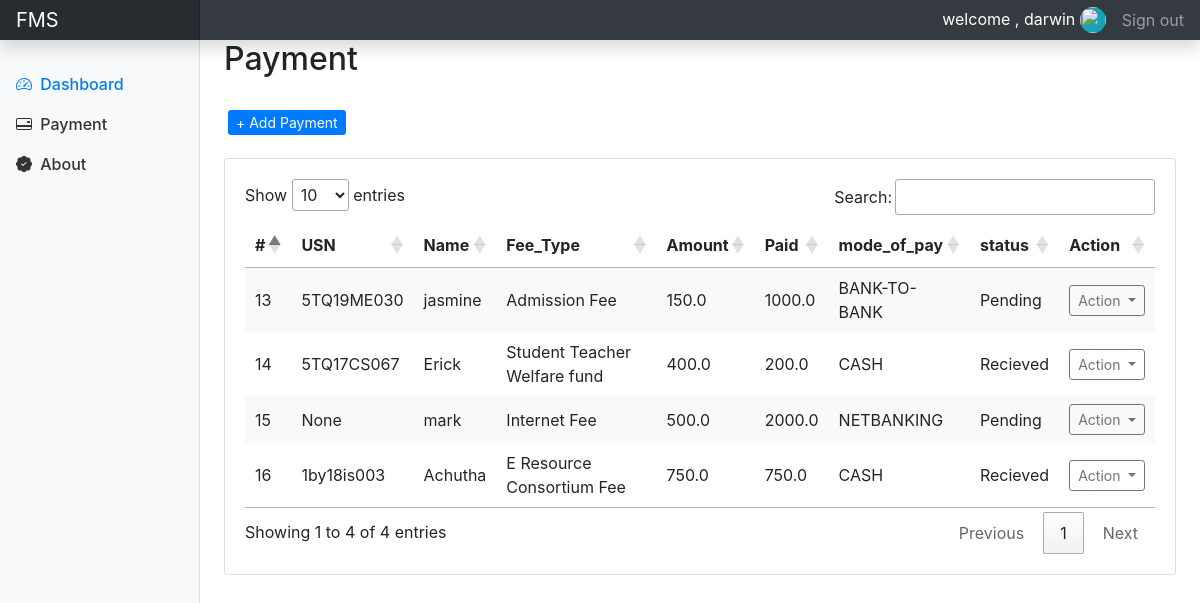
The page /payment/ (signed in) on the database as committed earlier.
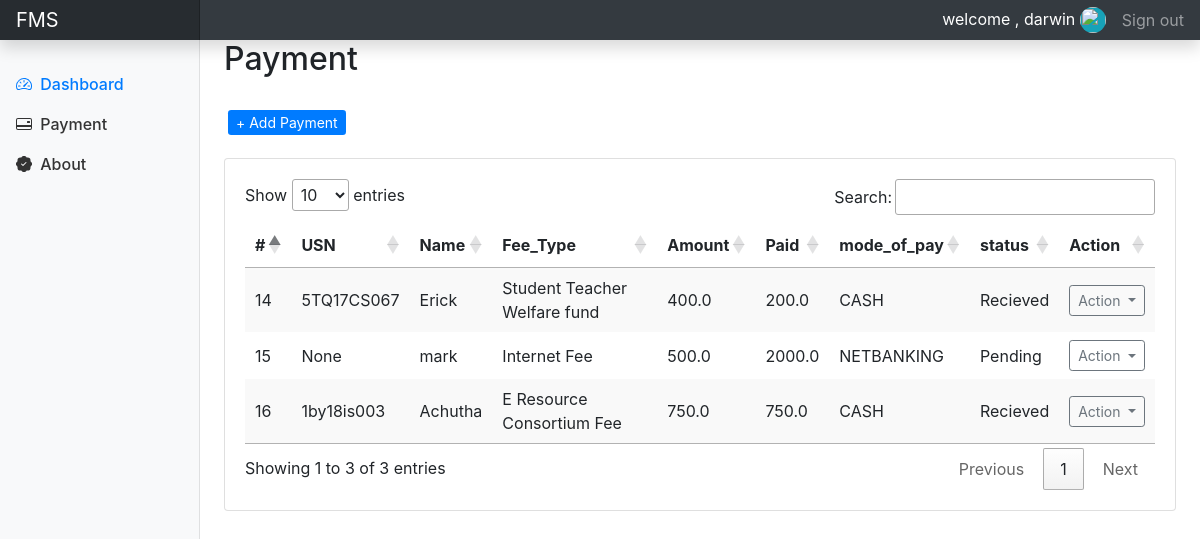
The same page on the database as committed later.
### accounts/models.py (models this page shows, shortened)
class Payment(models.Model):
	STATUS = (
		('Pending', 'Pending'),
		('Recieved', 'Recieved'),
		('Acknowledged', 'Acknowledged'),
		)
	MODE_OF_PAYMENT = (
		('NEFT','NEFT'),
		('BANK-TO-BANK','BANK-TO-BANK'),
		('NETBANKING','NETBANKING'),
		('CASH','CASH'),
		)
	student_id = models.ForeignKey(Student, null=True, on_delete=models.SET_NULL)
	fee_id = models.ForeignKey(Fee, null=True, on_delete= models.SET_NULL)
	amount_paid = models.FloatField()
	mode_payment = models.CharField(max_length=25, choices=MODE_OF_PAYMENT)
	date_created = models.DateTimeField(auto_now_add=True, null=True)
	status = models.CharField(max_length=200, null=True, choices=STATUS)

class Student(models.Model):
	BRANCH = (
		('CSE','CSE'),
		('ISE','ISE'),
		('ME','ME'),
		('CVE','CVE'),
		('ECE','ECE'),
		('EEE','EEE'),
		('Aeronautical/ Aerospace Eng','AE'),
		('Artificial Intelligence Eng','AIE'),
		)
	CATEGORY1 = (
		('KCET','KCET'),
		('COMEDK','COMEDK'),
		('MANAGEMENT','MANAGEMENT')
		)
	EDUCATIONAL_LEVEL = (
		('12','12'),
		('DIPLOMA','DIPLOMA'),
		)
	GENDER = (
		('MALE','M'),
		('FEMALE','F'),
		('OTHER','O')
		)
	user = models.OneToOneField(User, null=True, blank=True, on_delete=models.CASCADE)
	name = models.CharField(max_length=200, null=True)
	usn = models.CharField(max_length=200, unique=True, null=True)
	phone = models.CharField(max_length=200, null=True)
	email = models.CharField(max_length=200, null=True)
	father_name = models.CharField(max_length=50, null=True, blank=True)
	dob = models.DateField(null=True,blank=True)
	nationality = models.CharField(max_length=20, null=True, blank=True)
	gender = models.CharField(max_length=10, null=True, choices=GENDER)
	ad_date = models.DateField(null=True, blank=True)
	batch = models.CharField(max_length=10)
	branch = models.CharField(max_length=50, choices=BRANCH)
	sem = models.CharField(max_length=5)
	profile_pic = models.ImageField(default="default_profile_pic.png",null=True, blank=True)
	category = models.CharField(max_length=20, choices=CATEGORY1)
	ed_level = models.CharField(max_length=20, choices=EDUCATIONAL_LEVEL)
	attendence = models.IntegerField(null=True, blank=True)
	cgpa = models.FloatField(null=True, blank=True)
	created_at = models.DateTimeField(auto_now_add=True, null=True)
	updated_at = models.DateTimeField(auto_now=True, null=True)

class Fee(models.Model):
	CATEGORY = (
		('Tuition_Fee','Tuition_Fee'),
		('Miscellaneous_Fee','Miscellaneous_Fee'),
		('University_Fee','University_Fee'),
		)
	name = models.CharField(max_length=200, null=True)
	category = models.CharField(max_length=200, null=True, choices=CATEGORY)
	description = models.CharField(max_length=200, null=True, blank=True)
	amount = models.FloatField(null=True)
	date_created = models.DateTimeField(auto_now_add=True, null=True)
	tags = models.ManyToManyField(Tag)
	"""
	course = models.CharField(max_length=50, choices=COURSE)
	college_type = models.CharField(max_length=50, choices=COLLEGE_TYPE)
	entry = models.CharField(max_length=20, choices=ENTRY)
	quota = models.CharField(max_length=50, choices=QUOTA)
	amount = models.FloatField()
	date_created = models.DateTimeField(auto_now_add=True)
	ayear = models.DateField()

	"""

### accounts/decorators.py (the view)
		def wrapper_func(request, *args, **kwargs):
			group = None;
			if request.user.groups.exists():
				group = request.user.groups.all()[0].name
			if group in allowed_roles:
				return view_func(request, *args, **kwargs)
			else:
				return HttpResponse("U are not authorized to view this page")

### accounts/views.py (called while the page is built)
@login_required(login_url='login')
@allowed_users(allowed_roles=['admin'])
def payment(request):
	payments = Payment.objects.all()
	context = {'payments':payments}
	return render(request, 'accounts/payment.html', context)

### accounts/templates/accounts/payment.html (shortened to what this page needs)
{% extends 'accounts/main.html' %}
{% block content %}
	<br>
			<div class="col-md-9 ml-sm-auto col-lg-10 px-md-4">
				<h2>Payment</h2>
				<br>
				<div class="pl-1"><a class="btn-sm btn-primary" id="link" href="{% url 'add_payment' %}">+ Add Payment</a></div>
				<br>
				<div class="card card-body">
					<table id="example" class="hover stripe">
						<thead>
    						<tr>
								<th>#</th>
								<th>USN</th>
								<th>Name</th>
								<th>Fee_Type</th>
								<th>Amount</th>
								<th>Paid</th>
								<th>mode_of_pay</th>
								<th>status</th>
								<th>Action</th>
							</tr>
  						</thead>
  						<tbody>
						{% for i in payments %}
							<tr>
								<td>{{i.id}}</td>
								<td>{{i.student_id.usn}}</td>
								<td>{{i.student_id.name}}</td>
								<td>{{i.fee_id.name}}</td>
								<td>{{i.fee_id.amount}}</td>
								<td>{{i.amount_paid}}</td>
								<td>{{i.mode_payment}}</td>
								<td>{{i.status}}</td>
								<td><div class="dropdown">
								  <button class="btn btn-outline-secondary btn-sm dropdown-toggle" type="button" id="dropdownMenuButton" data-toggle="dropdown" aria-haspopup="true" aria-expanded="false">
								    Action
								  </button>
								</div>
								</td>
							</tr>
						{% endfor %}
						</tbody>
					</table>
				</div>
			</div>
	<br>
{% endblock %}

Rows that differ between the two databases and show on the page:
removed Payment: id "13", student_id.usn "5TQ19ME030", student_id.name "jasmine", fee_id.name "Admission Fee", fee_id.amount "150.0", amount_paid "1000.0", mode_payment "BANK-TO-BANK", status "Pending"
Other text that changed with them:
text written by a page script: "Show entries Search: Showing 1 to 4 of 4 entries Previous 1 Next" → "Show entries Search: Showing 1 to 3 of 3 entries Previous 1 Next"
